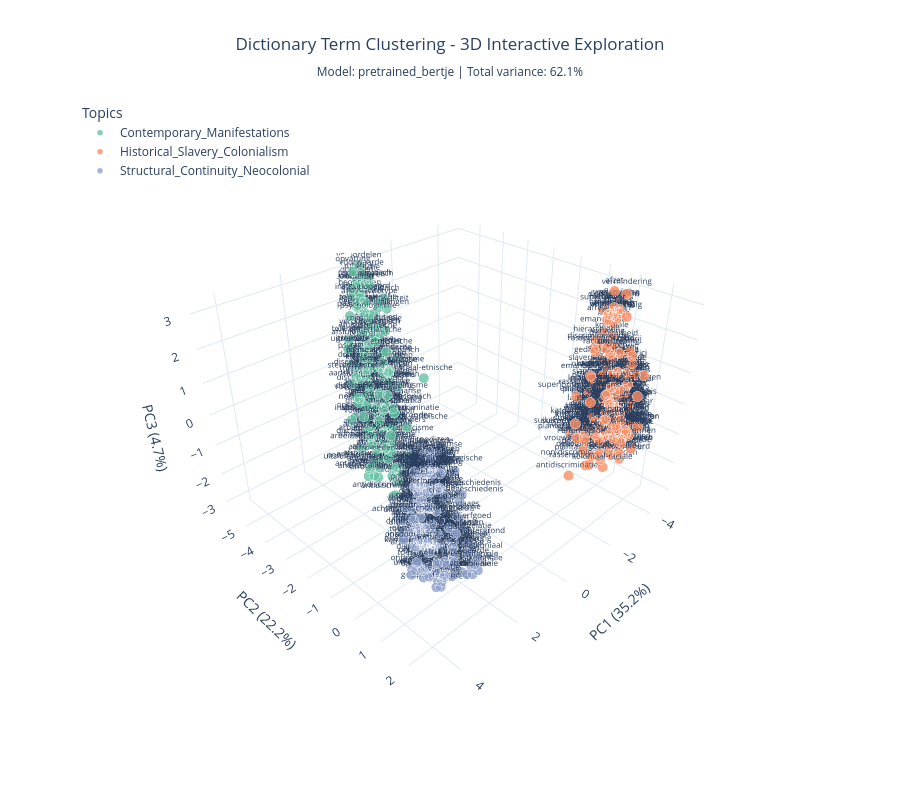

Source (notebook cell):
### Code cell
# ============================================================
# CELL 9.10: DICTIONARY TERM CLUSTERING - 3D Exploration
# ============================================================

if VIZ_AVAILABLE and len(dict_embeddings) > 0:
    print(f"\n{'='*70}")
    print("VISUALIZATION 9.10: Dictionary Term Clustering - 3D Exploration")
    print(f"{'='*70}")

    # --------------------------------------------------------
    # 1. Choose Model for 3D Visualization
    # --------------------------------------------------------

    print(f"\n1️⃣  Selecting model for 3D exploration...")

    # Prefer policy_trained, fallback to first available
    if 'policy_trained' in dict_embeddings:
        model_3d = 'policy_trained'
    else:
        model_3d = list(dict_embeddings.keys())[0]

    print(f"   Using model: {model_3d}")

    embeddings_3d = dict_embeddings[model_3d]

    # --------------------------------------------------------
    # 2. Perform 3D PCA
    # --------------------------------------------------------

    print(f"\n2️⃣  Performing 3D PCA...")

    pca_3d = PCA(n_components=3, random_state=PCA_RANDOM_STATE)
    coords_3d = pca_3d.fit_transform(embeddings_3d)

    var_explained = pca_3d.explained_variance_ratio_
    total_var = var_explained.sum()

    print(f"   PC1: {var_explained[0]:.1%}")
    print(f"   PC2: {var_explained[1]:.1%}")
    print(f"   PC3: {var_explained[2]:.1%}")
    print(f"   Total: {total_var:.1%}")

    # --------------------------------------------------------
    # 3. Prepare DataFrame for Plotting
    # --------------------------------------------------------

    df_dict_3d = df_dict.copy()
    df_dict_3d['x'] = coords_3d[:, 0]
    df_dict_3d['y'] = coords_3d[:, 1]
    df_dict_3d['z'] = coords_3d[:, 2]

    # --------------------------------------------------------
    # 4. Create 3D Scatter Plot
    # --------------------------------------------------------

    print(f"\n3️⃣  Creating 3D visualization...")

    # Color palette
    colors = px.colors.qualitative.Set2
    if len(topics) > len(colors):
        colors = px.colors.qualitative.Alphabet
    topic_colors = {topic: colors[i % len(colors)] for i, topic in enumerate(topics)}

    fig = go.Figure()

    # Add scatter for each topic
    for topic in topics:
        topic_data = df_dict_3d[df_dict_3d['topic'] == topic]

        # Prepare hover text with term details
        hover_texts = []
        for _, row in topic_data.iterrows():
            text_parts = [f"<b>{row['term']}</b>"]
            text_parts.append(f"Topic: {topic}")
            if 'weight' in row and pd.notna(row['weight']):
                text_parts.append(f"Weight: {row['weight']:.2f}")
            if 'category' in row and pd.notna(row['category']):
                text_parts.append(f"Category: {row['category']}")
            if 'is_seed' in row:
                text_parts.append(f"Type: {'Seed' if row['is_seed'] else 'Expanded'}")

            hover_texts.append('<br>'.join(text_parts))

        fig.add_trace(go.Scatter3d(
            x=topic_data['x'],
            y=topic_data['y'],
            z=topic_data['z'],
            mode='markers+text',
            name=topic,
            marker=dict(
                size=6,
                color=topic_colors[topic],
                opacity=0.8,
                line=dict(width=0.5, color='white')
            ),
            text=topic_data['term'],
            textposition='top center',
            textfont=dict(size=8),
            hovertext=hover_texts,
            hoverinfo='text',
            showlegend=True
        ))

    # Update layout
    fig.update_layout(
        title={
            'text': f"Dictionary Term Clustering - 3D Interactive Exploration<br><sub>Model: {model_3d} | Total variance: {total_var:.1%}</sub>",
            'x': 0.5,
            'xanchor': 'center'
        },
        scene=dict(
            xaxis_title=f"PC1 ({var_explained[0]:.1%})",
            yaxis_title=f"PC2 ({var_explained[1]:.1%})",
            zaxis_title=f"PC3 ({var_explained[2]:.1%})",
            camera=dict(
                eye=dict(x=1.5, y=1.5, z=1.3)
            )
        ),
        height=800,
        template='plotly_white',
        legend=dict(
            orientation="v",
            yanchor="top",
            y=1,
            xanchor="left",
            x=0,
            title="Topics"
        )
    )

    # --------------------------------------------------------
    # 5. Display & Save
    # --------------------------------------------------------

    if SHOW_IN_NOTEBOOK:
        section3_figs.append(fig)  # Store for export
        fig.show()

    if SAVE_INTERACTIVE:
        output_path = visuals_dir / 'dict_clustering_3d.html'
        fig.write_html(str(output_path))
        print(f"   ✓ Saved interactive: {output_path.name}")

    if SAVE_STATIC:
        output_path = visuals_dir / 'dict_clustering_3d.png'
        fig.write_image(str(output_path), width=1400, height=1000, scale=2)
        print(f"   ✓ Saved static: {output_path.name}")

    print(f"\n{'='*70}")
    print("3D EXPLORATION COMPLETE")
    print(f"{'='*70}")
    print(f"\n✅ Section 3 Complete - Dictionary Fitness Validated!")

else:
    print("\n⊘ Skipping 3D exploration - no embeddings available")

### Figure 1 — Plotly figure (JSON) as saved in the notebook; plotly's stock layout.template omitted (floating-point values rounded to 4 significant figures; data arrays with more than 128 entries replaced by an {"elided": "..."} marker saying what was removed)
{"data": [{"hoverinfo": "text", "hovertext": {"elided": "203 str values"}, "marker": {"color": "rgb(102,194,165)", "line": {"color": "white", "width": 0.5}, "opacity": 0.8, "size": 6}, "mode": "markers+text", "name": "Contemporary_Manifestations", "showlegend": true, "text": {"elided": "203 str values"}, "textfont": {"size": 8}, "textposition": "top center", "type": "scatter3d", "x": {"elided": "203 float values"}, "y": {"elided": "203 float values"}, "z": {"elided": "203 float values"}}, {"hoverinfo": "text", "hovertext": {"elided": "296 str values"}, "marker": {"color": "rgb(252,141,98)", "line": {"color": "white", "width": 0.5}, "opacity": 0.8, "size": 6}, "mode": "markers+text", "name": "Historical_Slavery_Colonialism", "showlegend": true, "text": {"elided": "296 str values"}, "textfont": {"size": 8}, "textposition": "top center", "type": "scatter3d", "x": {"elided": "296 float values"}, "y": {"elided": "296 float values"}, "z": {"elided": "296 float values"}}, {"hoverinfo": "text", "hovertext": {"elided": "283 str values"}, "marker": {"color": "rgb(141,160,203)", "line": {"color": "white", "width": 0.5}, "opacity": 0.8, "size": 6}, "mode": "markers+text", "name": "Structural_Continuity_Neocolonial", "showlegend": true, "text": {"elided": "283 str values"}, "textfont": {"size": 8}, "textposition": "top center", "type": "scatter3d", "x": {"elided": "283 float values"}, "y": {"elided": "283 float values"}, "z": {"elided": "283 float values"}}], "layout": {"height": 800, "legend": {"orientation": "v", "title": {"text": "Topics"}, "x": 0, "xanchor": "left", "y": 1, "yanchor": "top"}, "scene": {"camera": {"eye": {"x": 1.5, "y": 1.5, "z": 1.3}}, "xaxis": {"title": {"text": "PC1 (35.2%)"}}, "yaxis": {"title": {"text": "PC2 (22.2%)"}}, "zaxis": {"title": {"text": "PC3 (4.7%)"}}}, "title": {"text": "Dictionary Term Clustering - 3D Interactive Exploration<br><sub>Model: pretrained_bertje | Total variance: 62.1%</sub>", "x": 0.5, "xanchor": "center"}}}
